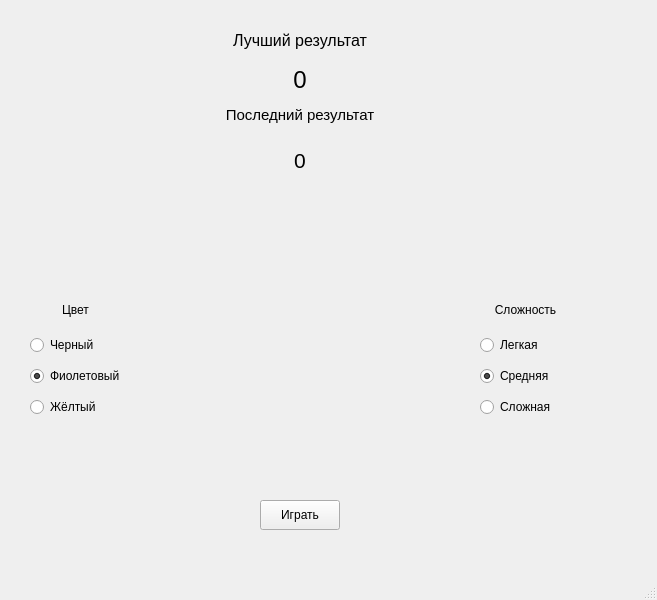
<?xml version="1.0" encoding="UTF-8"?>
<ui version="4.0">
 <class>MainWindow</class>
 <widget class="QMainWindow" name="MainWindow">
  <property name="geometry">
   <rect>
    <x>0</x>
    <y>0</y>
    <width>657</width>
    <height>600</height>
   </rect>
  </property>
  <property name="windowTitle">
   <string>Змейка</string>
  </property>
  <widget class="QWidget" name="centralwidget">
   <widget class="QWidget" name="verticalLayoutWidget">
    <property name="geometry">
     <rect>
      <x>30</x>
      <y>330</y>
      <width>119</width>
      <height>94</height>
     </rect>
    </property>
    <layout class="QVBoxLayout" name="verticalLayout">
     <item>
      <widget class="QRadioButton" name="radioButton_3">
       <property name="text">
        <string>Черный</string>
       </property>
      </widget>
     </item>
     <item>
      <widget class="QRadioButton" name="radioButton_2">
       <property name="text">
        <string>Фиолетовый</string>
       </property>
       <property name="checked">
        <bool>true</bool>
       </property>
      </widget>
     </item>
     <item>
      <widget class="QRadioButton" name="radioButton">
       <property name="text">
        <string>Жёлтый</string>
       </property>
      </widget>
     </item>
    </layout>
   </widget>
   <widget class="QWidget" name="verticalLayoutWidget_2">
    <property name="geometry">
     <rect>
      <x>480</x>
      <y>330</y>
      <width>97</width>
      <height>94</height>
     </rect>
    </property>
    <layout class="QVBoxLayout" name="verticalLayout_2">
     <item>
      <widget class="QRadioButton" name="radioButton_6">
       <property name="text">
        <string>Легкая</string>
       </property>
      </widget>
     </item>
     <item>
      <widget class="QRadioButton" name="radioButton_5">
       <property name="text">
        <string>Средняя</string>
       </property>
       <property name="checked">
        <bool>true</bool>
       </property>
      </widget>
     </item>
     <item>
      <widget class="QRadioButton" name="radioButton_4">
       <property name="text">
        <string>Сложная</string>
       </property>
      </widget>
     </item>
    </layout>
   </widget>
   <widget class="QPushButton" name="pushButton">
    <property name="geometry">
     <rect>
      <x>260</x>
      <y>500</y>
      <width>80</width>
      <height>30</height>
     </rect>
    </property>
    <property name="sizePolicy">
     <sizepolicy hsizetype="Fixed" vsizetype="Fixed">
      <horstretch>0</horstretch>
      <verstretch>0</verstretch>
     </sizepolicy>
    </property>
    <property name="text">
     <string>Играть</string>
    </property>
   </widget>
   <widget class="QLabel" name="label">
    <property name="geometry">
     <rect>
      <x>30</x>
      <y>300</y>
      <width>91</width>
      <height>20</height>
     </rect>
    </property>
    <property name="text">
     <string>Цвет</string>
    </property>
    <property name="alignment">
     <set>Qt::AlignCenter</set>
    </property>
   </widget>
   <widget class="QLabel" name="label_2">
    <property name="geometry">
     <rect>
      <x>480</x>
      <y>300</y>
      <width>91</width>
      <height>20</height>
     </rect>
    </property>
    <property name="text">
     <string>Сложность</string>
    </property>
    <property name="alignment">
     <set>Qt::AlignCenter</set>
    </property>
   </widget>
   <widget class="QLabel" name="label_3">
    <property name="geometry">
     <rect>
      <x>210</x>
      <y>30</y>
      <width>180</width>
      <height>20</height>
     </rect>
    </property>
    <property name="font">
     <font>
      <pointsize>12</pointsize>
     </font>
    </property>
    <property name="text">
     <string>Лучший результат</string>
    </property>
    <property name="alignment">
     <set>Qt::AlignCenter</set>
    </property>
   </widget>
   <widget class="QLabel" name="label_4">
    <property name="geometry">
     <rect>
      <x>260</x>
      <y>60</y>
      <width>80</width>
      <height>40</height>
     </rect>
    </property>
    <property name="font">
     <font>
      <pointsize>18</pointsize>
     </font>
    </property>
    <property name="text">
     <string>0</string>
    </property>
    <property name="alignment">
     <set>Qt::AlignCenter</set>
    </property>
   </widget>
   <widget class="QLabel" name="label_5">
    <property name="geometry">
     <rect>
      <x>200</x>
      <y>100</y>
      <width>200</width>
      <height>30</height>
     </rect>
    </property>
    <property name="font">
     <font>
      <pointsize>11</pointsize>
     </font>
    </property>
    <property name="text">
     <string>Последний результат</string>
    </property>
    <property name="alignment">
     <set>Qt::AlignCenter</set>
    </property>
   </widget>
   <widget class="QLabel" name="label_6">
    <property name="geometry">
     <rect>
      <x>260</x>
      <y>140</y>
      <width>80</width>
      <height>40</height>
     </rect>
    </property>
    <property name="font">
     <font>
      <pointsize>16</pointsize>
     </font>
    </property>
    <property name="text">
     <string>0</string>
    </property>
    <property name="alignment">
     <set>Qt::AlignCenter</set>
    </property>
   </widget>
  </widget>
  <widget class="QMenuBar" name="menubar">
   <property name="geometry">
    <rect>
     <x>0</x>
     <y>0</y>
     <width>657</width>
     <height>25</height>
    </rect>
   </property>
  </widget>
  <widget class="QStatusBar" name="statusbar"/>
 </widget>
 <resources/>
 <connections/>
</ui>
